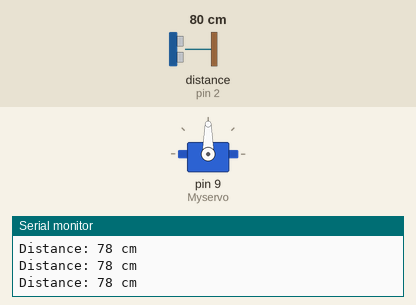
A sketch run on a simulated Arduino Uno, built with avr-gcc and run on an emulated ATmega328P. Shown: servo, the last lines printed to the serial monitor. Wiring (inferred from the names in the program): ultrasonic range finder: trigger pin 3; echo pin 2. Inputs (shaded band) come from the test bench; at power-on: distance to the obstacle (sensor on pin 2) 80 cm. The echo pulse lasts 58.3 µs per cm.

Above: at 1.2 s.
1.3 s: distance to the obstacle (sensor on pin 2) set to 14 cm
4.3 s: distance to the obstacle (sensor on pin 2) set to 10 cm
At 4.46 s:
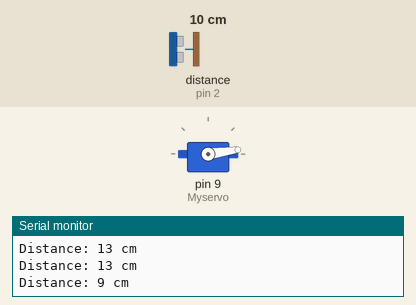
At 7.3 s:
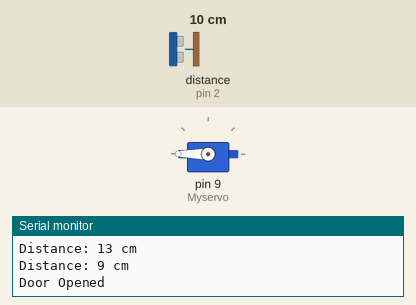
Timing chart, 0 to 13.3 s (numbered marks = the images above; inputs shaded):
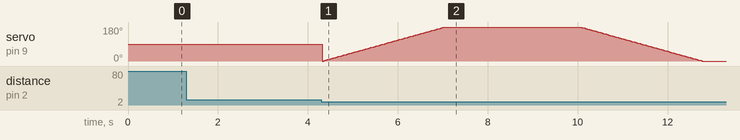

Measured:
- the behaviour switches between 12 and 11 cm on distance to the obstacle (sensor on pin 2) (found by bisection; images 0 and 1)

The sketch:

Door_opener.ino
```cpp
#include<Servo.h>
#define echoPin 2 // attach pin D2 Arduino to pin Echo of HC-SR04
#define trigPin 3 //attach pin D3 Arduino to pin Trig of HC-SR04

Servo Myservo;
int pos;
long duration; // variable for the duration of sound wave travel
int distance; // variable for the distance measurement
void setup()
{
Myservo.attach(9);
pinMode(trigPin, OUTPUT);
pinMode(echoPin, INPUT);
Serial.begin(9600); // // Serial Communication is starting with 9600 of baudrate speed
Serial.println("Ultrasonic Sensor HC-SR04 Test"); // print some text in Serial Monitor
Serial.println("with Arduino UNO R3");
}

void loop()
{

digitalWrite(trigPin, LOW);
delayMicroseconds(2);
// Sets the trigPin HIGH (ACTIVE) for 10 microseconds
digitalWrite(trigPin, HIGH);
delayMicroseconds(10);
digitalWrite(trigPin, LOW);
// Reads the echoPin, returns the sound wave travel time in microseconds
duration = pulseIn(echoPin, HIGH);
// Calculating the distance
distance = duration * 0.034 / 2; // Speed of sound wave divided by 2 (go and back)
// Displays the distance on the Serial Monitor
Serial.print("Distance: ");
Serial.print(distance);
Serial.println(" cm");


if (distance <= 10)
{
  for(pos=0;pos<=180;pos++){
    Myservo.write(pos);
    delay(15);
  }
  Serial.print("Door Opened");
  delay(3000);

  for(pos=180;pos>=0;pos--){
    Myservo.write(pos);
    delay(15);
  }
  delay(1000);

}
}
```
